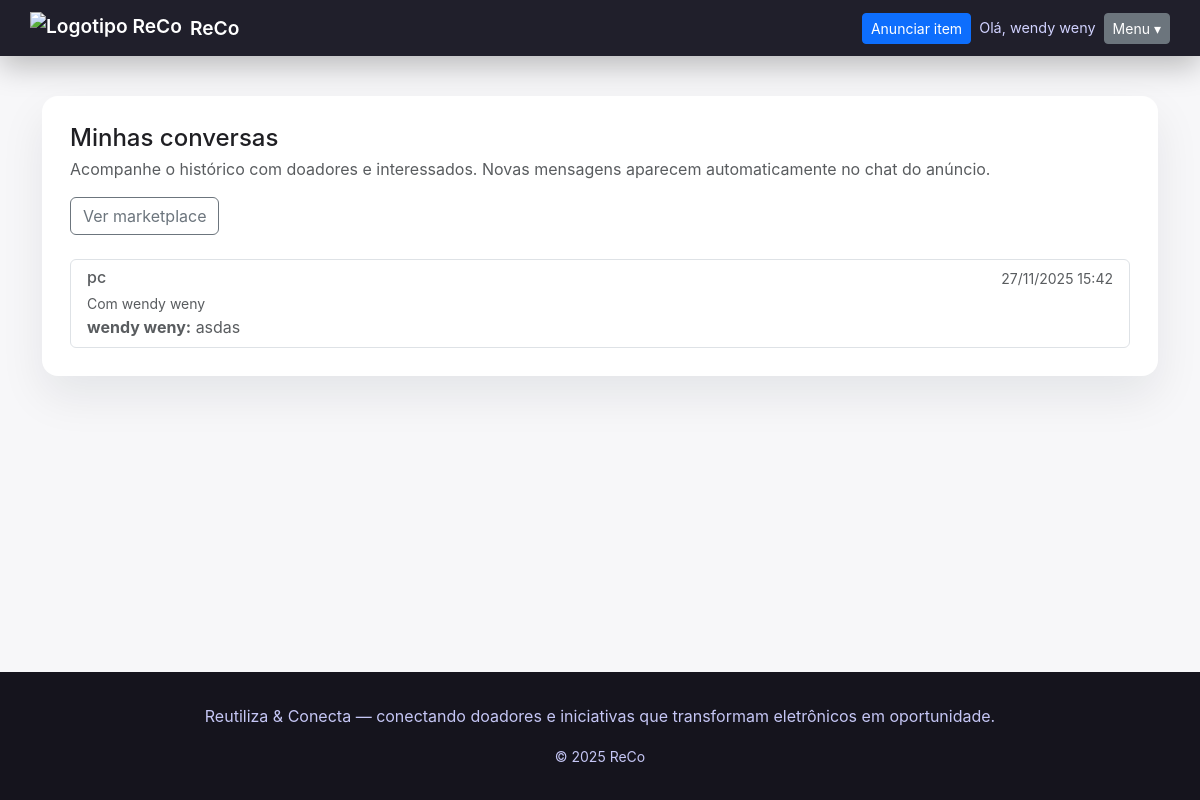
/marketplace/chats/ (signed in), run on the app's committed database.
### marketplace/models.py (models this page shows, shortened)
class Donation(models.Model):
    CONDITION_CHOICES = [
        ('novo', 'Novo'),
        ('bom', 'Em bom estado'),
        ('ruim', 'Precisa de reparo'),
    ]
    title = models.CharField(max_length=120)
    description = models.TextField(blank=True)
    condition = models.CharField(max_length=10, choices=CONDITION_CHOICES, default='bom')
    city = models.CharField(max_length=100, blank=True)
    contact_email = models.EmailField(blank=True, help_text="Email de contato (opcional)")
    contact_phone = models.CharField(max_length=30, blank=True)
    donor = models.ForeignKey(settings.AUTH_USER_MODEL, on_delete=models.CASCADE, related_name='donations')
    created_at = models.DateTimeField(auto_now_add=True)
    is_available = models.BooleanField(default=True)
    image = models.ImageField(upload_to='donations/', blank=True, null=True)
    class Meta:
        ordering = ['-created_at']

class Message(models.Model):
    donation = models.ForeignKey(Donation, on_delete=models.CASCADE, related_name='messages')
    sender = models.ForeignKey(settings.AUTH_USER_MODEL, on_delete=models.CASCADE, related_name='sent_messages')
    recipient = models.ForeignKey(settings.AUTH_USER_MODEL, on_delete=models.CASCADE, related_name='received_messages')
    text = models.TextField()
    created_at = models.DateTimeField(auto_now_add=True)
    read = models.BooleanField(default=False)
    class Meta:
        ordering = ['created_at']

### marketplace/views.py (the view)
# urls.py: path('chats/', views.chats, name='chats'),
@login_required(login_url='usuario:login')
def chats(request):
    user = request.user
    latest = (
        Message.objects.filter(Q(sender=user) | Q(recipient=user))
        .select_related('donation', 'donation__donor', 'sender', 'recipient')
        .order_by('-created_at')
    )
    conversations = {}
    for msg in latest:
        other = msg.recipient if msg.sender == user else msg.sender
        if other is None:
            continue
        key = (msg.donation_id, other.id)
        stored = conversations.get(key)
        if not stored or msg.created_at > stored['last_message'].created_at:
            conversations[key] = {
                'donation': msg.donation,
                'other': other,
                'last_message': msg,
            }
    ordered = sorted(
        conversations.values(),
        key=lambda item: item['last_message'].created_at,
        reverse=True,
    )
    return render(request, 'marketplace/chats.html', {'conversations': ordered})

### marketplace/templates/marketplace/chats.html (shortened to what this page needs)
{% extends 'base.html' %}
{% block content %}
  <div class="container">
    <section class="section-card">
      <div class="d-flex flex-wrap justify-content-between align-items-start mb-4 gap-3">
        <div>
          <h1 class="h4 mb-1">Minhas conversas</h1>
          <p class="text-muted mb-0">Acompanhe o histórico com doadores e interessados. Novas mensagens aparecem automaticamente no chat do anúncio.</p>
        </div>
        <a class="btn btn-outline-secondary" href="{% url 'marketplace:index' %}">Ver marketplace</a>
      </div>
      {% if conversations %}
        <div class="list-group">
          {% for c in conversations %}
            <a class="list-group-item list-group-item-action" href="{% url 'marketplace:chat' c.donation.pk %}?with={{ c.other.pk }}">
              <div class="d-flex w-100 justify-content-between">
                <div>
                  <h2 class="h6 mb-1">{{ c.donation.title }}</h2>
                  <small class="text-muted">Com {{ c.other.get_full_name|default:c.other.username }}</small>
                </div>
                <small class="text-muted">{{ c.last_message.created_at|date:"d/m/Y H:i" }}</small>
              </div>
              <p class="mb-0 text-truncate"><strong>{{ c.last_message.sender.get_short_name|default:c.last_message.sender.username }}:</strong> {{ c.last_message.text }}</p>
            </a>
          {% endfor %}
        </div>
      {% else %}
        <p class="text-muted mb-0">Nenhuma conversa encontrada. Abra um anúncio e envie a primeira mensagem para começar.</p>
      {% endif %}
    </section>
  </div>
{% endblock %}

### templates/base.html (shortened to what this page needs)
<!doctype html>
{% load static %}
<html lang="pt-br">
<head>
  <link rel="stylesheet" href="{% static 'css/bootstrap.min.css' %}">
  <link rel="stylesheet" href="{% static 'css/style.css' %}">
</head>
<body>
  <header class="site-header">
    <div class="container nav-container">
      <a class="brand" href="{% url 'home' %}">
        <img src="{% static 'images/logo.svg' %}" alt="Logotipo ReCo" height="32" loading="lazy">
        <span>ReCo</span>
      </a>
      <div class="nav-actions">
        {% if request.user.is_authenticated %}
          <a class="btn btn-primary btn-sm" href="{% url 'marketplace:create' %}">Anunciar item</a>
          <span class="welcome">Olá, {{ request.user.first_name|default:request.user.username }}</span>
          <div class="nav-dropdown">
            <button class="btn btn-secondary btn-sm" type="button" data-nav-toggle>
              Menu
              <span aria-hidden="true">▾</span>
            </button>
          </div>
        {% else %}
          <a class="btn btn-outline-light btn-sm" href="{% url 'usuario:login' %}">Entrar</a>
          <a class="btn btn-light btn-sm" href="{% url 'usuario:register' %}">Criar conta</a>
        {% endif %}
      </div>
    </div>
  </header>
  <main class="site-main">
    {% block content %}{% endblock %}
  </main>
  <footer class="site-footer">
    <div class="container">
      <p>Reutiliza &amp; Conecta — conectando doadores e iniciativas que transformam eletrônicos em oportunidade.</p>
      <small>&copy; {% now "Y" %} ReCo</small>
    </div>
  </footer>
</body>
</html>

### static/css/style.css (style rules this page uses)
:root { --bg-page: #f7f7f9; --bg-dark: #201f2b; --bg-darker: #15141d; --text-primary: #1f1f23; --text-muted: #5d5f75; --brand: #5f4dee; --brand-dark: #4b3ad3; --card-shadow: 0 20px 45px rgba(15, 22, 38, 0.08); }
* { box-sizing: border-box; }
body { font-family: 'Inter', 'Segoe UI', system-ui, -apple-system, BlinkMacSystemFont, sans-serif; margin: 0; color: var(--text-primary); background: var(--bg-page); min-height: 100vh; display: flex; flex-direction: column; }
a { color: inherit; text-decoration: none; }
.site-header { background: var(--bg-dark); color: #fff; box-shadow: 0 10px 30px rgba(0, 0, 0, 0.25); }
.nav-container { display: flex; align-items: center; justify-content: space-between; gap: 1rem; padding: 0.75rem 0; }
.brand { display: inline-flex; gap: 0.5rem; align-items: center; font-weight: 600; font-size: 1.2rem; color: #fff; }
.nav-actions { display: flex; align-items: center; gap: 0.5rem; flex-wrap: wrap; }
.nav-actions .welcome { color: #d1d2ff; font-size: 0.9rem; }
.nav-dropdown { position: relative; }
.nav-dropdown button { display: inline-flex; align-items: center; gap: 0.25rem; }
.site-main { padding: 2.5rem 0 3.5rem; flex: 1; }
.site-footer { background: var(--bg-darker); color: #c5c6f5; padding: 2rem 0; text-align: center; }
.section-card, .form-card, .profile-summary { background: #fff; border-radius: 1rem; padding: 1.75rem; box-shadow: var(--card-shadow); }

### data on the page
Donation: donation "pc", other.get_full_name "wendy weny", last_message.created_at "27/11/2025 15:42", last_message.sender.get_short_name "wendy weny", last_message.text "asdas"

### other printed values
{{ request.user.first_name|default:request.user.username }} "wendy weny"
